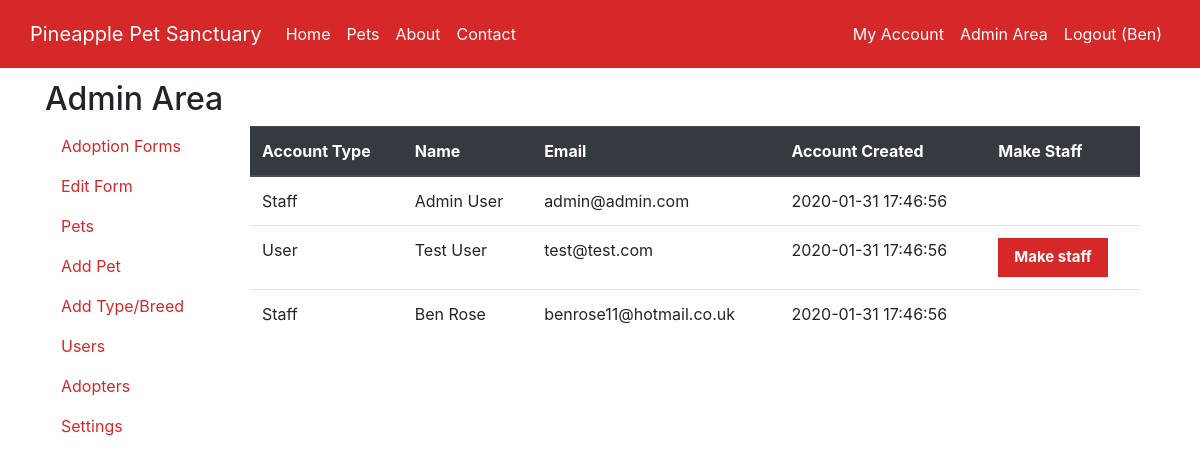
Screenshot of /admin_area.php?view=users (signed in) with the database file from the repository.
### tables this page shows
CREATE TABLE IF NOT EXISTS staff(
  staff_id INT(64) PRIMARY KEY AUTO_INCREMENT,
  user_id INT(64) NOT NULL,
  staff_email_notification BOOLEAN DEFAULT false,
  CONSTRAINT FK_staff_user_id FOREIGN KEY (user_id) REFERENCES user(user_id)
);

CREATE TABLE IF NOT EXISTS user(
  user_id INT(64) PRIMARY KEY AUTO_INCREMENT,
  user_first_name VARCHAR(20) NOT NULL,
  user_last_name VARCHAR(20) NOT NULL,
  user_email VARCHAR(40) NOT NULL,
  user_password VARCHAR(255) NOT NULL,
  user_created DATETIME NOT NULL
);

### includes/admin_functions.php (the view, shortened to what this page needs)
        <?php
function displayUsers($pdo){
  echo "<div class='container' id='tab_content'>";
  $sql = "SELECT user.user_id, user_first_name, user_last_name, user_email, user_created, staff_id
          FROM user
          LEFT JOIN staff ON user.user_id = staff.user_id
          ORDER BY user.user_id DESC";
  $stmt = $pdo->prepare($sql);
  $stmt->execute();
  $users = $stmt->fetchAll();
  ?>
        <table class="table">
          <thead class="thead-dark">
            <tr>
              <th>Account Type</th>
              <th>Name</th>
              <th>Email</th>
              <th>Account Created</th>
              <th>Make Staff</th>
            </tr>
          </thead>
          <tbody>
            <?php
    if($users) {
      foreach($users as $user){
        echo "<tr>";
        echo "<td>". (isset($user->staff_id) ? 'Staff' : 'User') . "</td>";
        echo "<td>". $user->user_first_name . ' ' . $user->user_last_name . "</td>";
        echo "<td>". $user->user_email . "</td>";
        echo "<td>". $user->user_created . "</td>";
        if(!isset($user->staff_id)){
          echo "<td><a href='admin_area.php?view=users&id=" . $user->user_id . "'><button type='button'>Make staff</button></a></td>";
        }else{
          echo "<td></td>";
        }
        echo "</tr>";
      }
    }
    echo "</tbody>";
    echo "</table>";
    echo "</div>";
}
  ?>

### css/main.css (style rules this page uses)
button { font-size: 15px; padding: 8px 16px; border: none; background-color: #D62828; color: white; font-weight: bold; display: inline-block; }

### rows the page displays
staff: shows "Staff", user.user_first_name "Admin", user.user_last_name "User", user.user_email "admin@admin.com", user.user_created "2020-01-31 17:46:56"
user: shows "User", user_first_name "Test", user_last_name "User", user_email "test@test.com", user_created "2020-01-31 17:46:56"
staff: shows "Staff", user.user_first_name "Ben", user.user_last_name "Rose", user.user_email "benrose11@hotmail.co.uk", user.user_created "2020-01-31 17:46:56"

### other values shown
$_SESSION['first_name'] "Ben"
